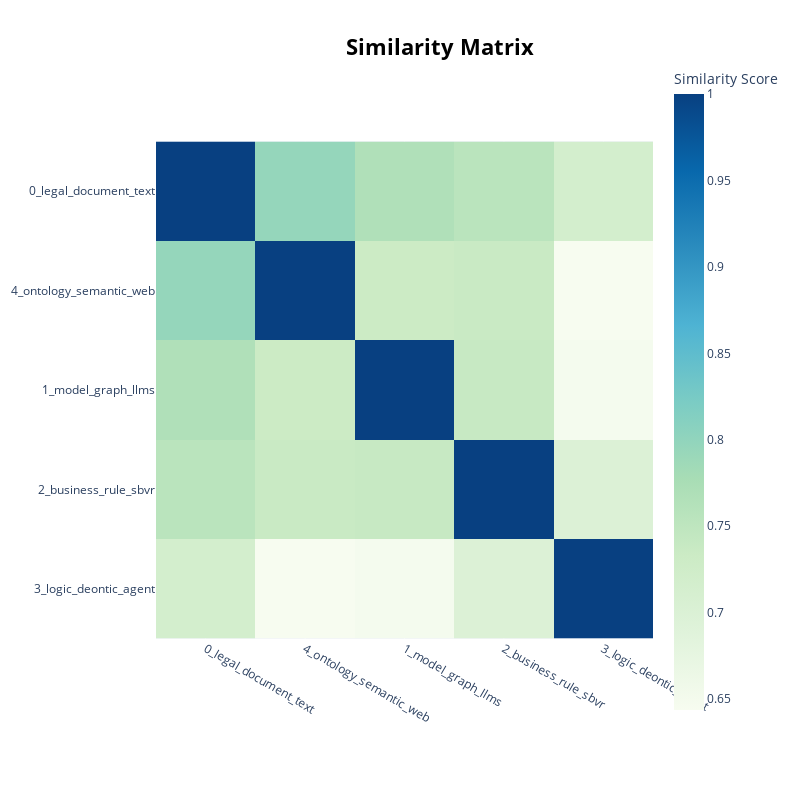

Notebook cell for this chart:
### Code cell
topic_model.visualize_heatmap(n_clusters=3, top_n_topics=num_topics)

### Figure 1 — Plotly figure (JSON) as saved in the notebook; plotly's stock layout.template omitted (floating-point values rounded to 4 significant figures)
{"data": [{"coloraxis": "coloraxis", "hovertemplate": "x: %{x}<br>y: %{y}<br>Similarity Score: %{z}<extra></extra>", "name": "0", "type": "heatmap", "x": ["0_legal_document_text", "4_ontology_semantic_web", "1_model_graph_llms", "2_business_rule_sbvr", "3_logic_deontic_agent"], "xaxis": "x", "y": ["0_legal_document_text", "4_ontology_semantic_web", "1_model_graph_llms", "2_business_rule_sbvr", "3_logic_deontic_agent"], "yaxis": "y", "z": [[1, 0.796, 0.7673, 0.7555, 0.7169], [0.796, 1.0, 0.7318, 0.7368, 0.6437], [0.7673, 0.7318, 1.0, 0.7394, 0.6489], [0.7555, 0.7368, 0.7394, 1.0, 0.6978], [0.7169, 0.6437, 0.6489, 0.6978, 1.0]]}], "layout": {"coloraxis": {"colorbar": {"title": {"text": "Similarity Score"}}, "colorscale": [[0, "rgb(247,252,240)"], [0.125, "rgb(224,243,219)"], [0.25, "rgb(204,235,197)"], [0.375, "rgb(168,221,181)"], [0.5, "rgb(123,204,196)"], [0.625, "rgb(78,179,211)"], [0.75, "rgb(43,140,190)"], [0.875, "rgb(8,104,172)"], [1, "rgb(8,64,129)"]]}, "height": 800, "hoverlabel": {"bgcolor": "white", "font": {"family": "Rockwell", "size": 16}}, "legend": {"title": {"text": "Trend"}}, "margin": {"t": 60}, "showlegend": true, "title": {"font": {"color": "Black", "size": 22}, "text": "<b>Similarity Matrix</b>", "x": 0.55, "xanchor": "center", "y": 0.95, "yanchor": "top"}, "width": 800, "xaxis": {"anchor": "y", "constrain": "domain", "domain": [0, 1], "scaleanchor": "y"}, "yaxis": {"anchor": "x", "autorange": "reversed", "constrain": "domain", "domain": [0, 1]}}}
